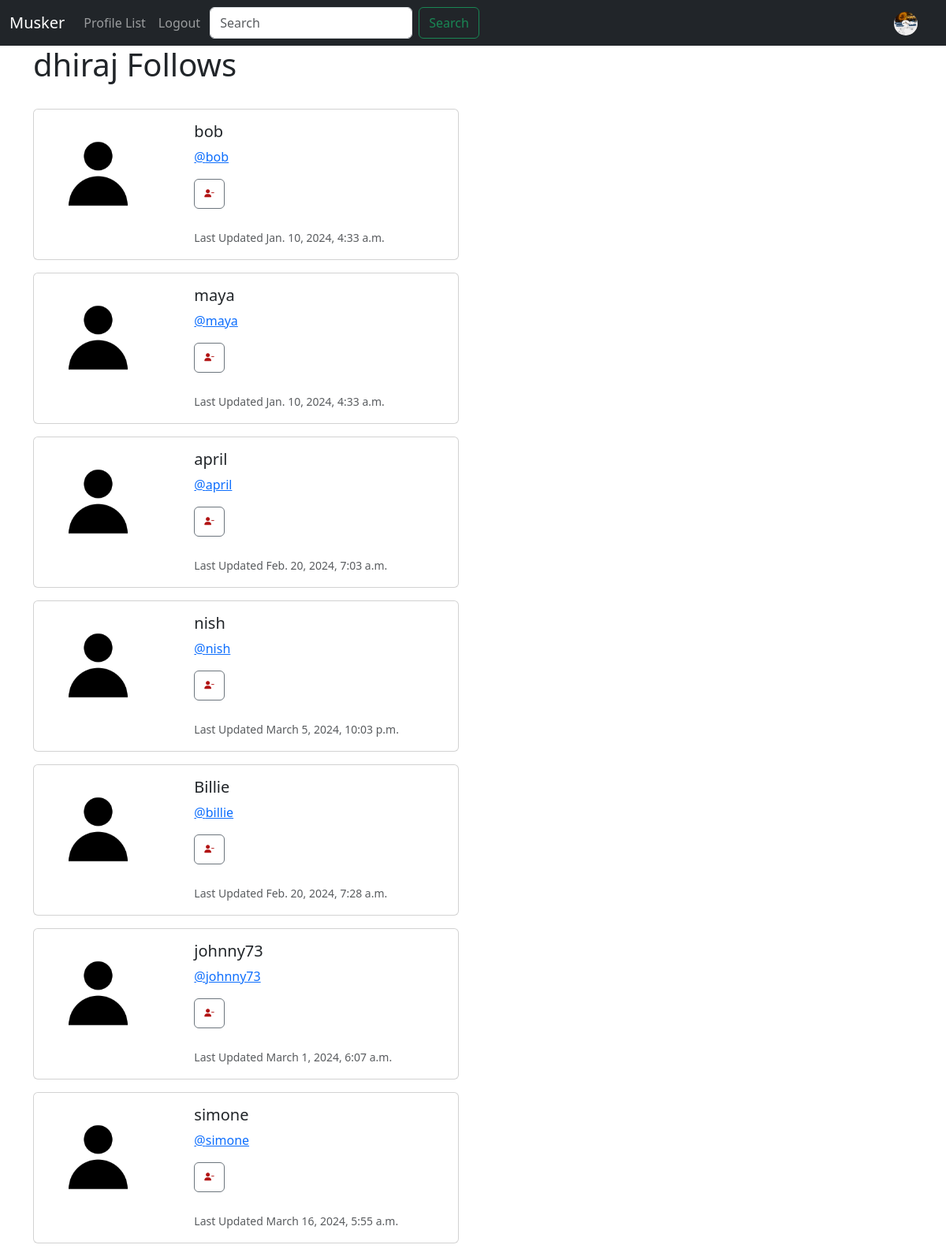
The page /profile/follows/1 (signed in) on the database its author committed.
### muskeer/models.py (models this page shows, shortened)
class Profile(models.Model):
    user = models.OneToOneField(User, on_delete = models.CASCADE) #Associating one user to one profile
    follows = models.ManyToManyField("self", related_name="followed_by", symmetrical=False, blank=True)
    modifiedDate = models.DateTimeField(auto_now = True)
    profileImage = models.ImageField(null=True, blank=True, upload_to= "images/")
    profileBio = models.CharField(null = True, blank = True, max_length = 500)
    homepageLink = models.CharField(null = True, blank = True, max_length = 100)
    facebookLink = models.CharField(null = True, blank = True, max_length = 100)
    instagramLink = models.CharField(null = True, blank = True, max_length = 100)
    linkedInLink = models.CharField(null = True, blank = True, max_length = 100)

### muskeer/views.py (the view)
# urls.py: path('profile/follows/<int:pk>', views.follows, name = 'follows'),
def follows(request, pk):
    if request.user.is_authenticated:
        if request.user.id == pk:
            follows = request.user.profile.follows.all()
            return render(request, 'follows.html', {'follows': follows})
        else:
            messages.success(request, ("You caannot view this page!"))
            return redirect('home')
    else:
        messages.success(request, ("You must be logged in to view this page"))
        return redirect('home')

### muskeer/templates/follows.html
{% extends 'base.html' %}
{% load static %}
{% block content %}
   <h1>{{user.username}} Follows</h1>
   <br>
   {% if follows %}
        {% for follow in follows %}
            <div class="card mb-3" style="max-width: 540px;">
                <div class="row">
                  <div class="col-md-4">
                    {% if follower.profileImage%}
                    <img src="{{follow.profileImage.url}}" class="img-fluid rounded-start" alt="...">
                    {% else %}
                    <img src="{% static 'images/default_profile.jpg' %}" class="img-fluid rounded-start" alt="...">
                    {% endif %}
                  </div>
                  <div class="col-md-8">
                    <div class="card-body">
                      <h5 class="card-title">{{follow.user.username}}</h5>
                      <p class="card-text"><a href="{% url 'profile' follow.user.id %}">@{{follow.user.username|lower}}</a></p>
                        {% if follow not in user.profile.follows.all %}
                            <a href = "{% url 'followUser' follow.user.id %}" class = "btn btn-outline-secondary "> <i class="fa-solid fa-user-plus fa-2xs" style="color: green;"></i></a>
                        {% else %}
                            <a href = "{% url 'unfollowUser' follow.user.id %}" class = "btn btn-outline-secondary "> <i class="fa-solid fa-user-minus fa-2xs" style="color: #b21515;"></i></a>
                        {% endif %}
                      <br>
                      <br>
                      <p class="card-text"><small class="text-body-secondary">Last Updated {{follow.modifiedDate}}</small></p>
                    </div>
                  </div>
                </div>
              </div>
        {% endfor %}
   {% endif %}
{% endblock %}

### muskeer/templates/navbar.html (shortened to what this page needs)
{% load static %}
<nav class="navbar navbar-expand-lg bg-dark navbar-dark">
    <div class="container-fluid">
      <a class="navbar-brand" href="{% url 'home' %}">Musker</a>
      <div class="collapse navbar-collapse" id="navbarSupportedContent">
        <ul class="navbar-nav me-auto mb-2 mb-lg-0">
          <li class="nav-item">
            <a class="nav-link" href="{% url 'profiles' %}">Profile List</a>
          </li>
          {% if user.is_authenticated %}
          <li class="nav-item">
            <a class="nav-link" href="{% url 'logout' %}">Logout</a>
          </li>
          {% endif %}
          <form action = "{% url 'search' %}" method = "POST" class="d-flex" role="search">
            <input class="form-control me-2" type="search" placeholder="Search" aria-label="Search" name = "search">
            <button class="btn btn-outline-success" type="submit">Search</button>
          </form>
        </ul>
        {% if user.is_authenticated %}
        <ul class = "navbar-nav ml-auto">
          <li class = "nav-link navbar-brand">
            <a href="{% url 'profile' request.user.id %}" >
              {% if user.profile.profileImage %}
                  <img src="{{user.profile.profileImage.url}}" class="rounded-circle" width = "30px" height = "30px">
              {% else %}
                  <img src="{% static 'images/default_profile.jpg' %}" class="rounded-circle" width = "30px" height = "30px">
              {% endif %}
            </a>
        </ul>
      </div>
    {% endif %}
    </div>
  </nav>

### rows shown on the page
Profile: user.username "bob", modifiedDate "Jan. 10, 2024, 4:33 a.m."
Profile: user.username "maya", modifiedDate "Jan. 10, 2024, 4:33 a.m."
Profile: user.username "april", modifiedDate "Feb. 20, 2024, 7:03 a.m."
Profile: user.username "nish", modifiedDate "March 5, 2024, 10:03 p.m."
Profile: user.username "Billie", user.username "billie", modifiedDate "Feb. 20, 2024, 7:28 a.m."
Profile: user.username "johnny73", modifiedDate "March 1, 2024, 6:07 a.m."
Profile: user.username "simone", modifiedDate "March 16, 2024, 5:55 a.m."

### other values the page prints
{{ user.username }} "dhiraj"
